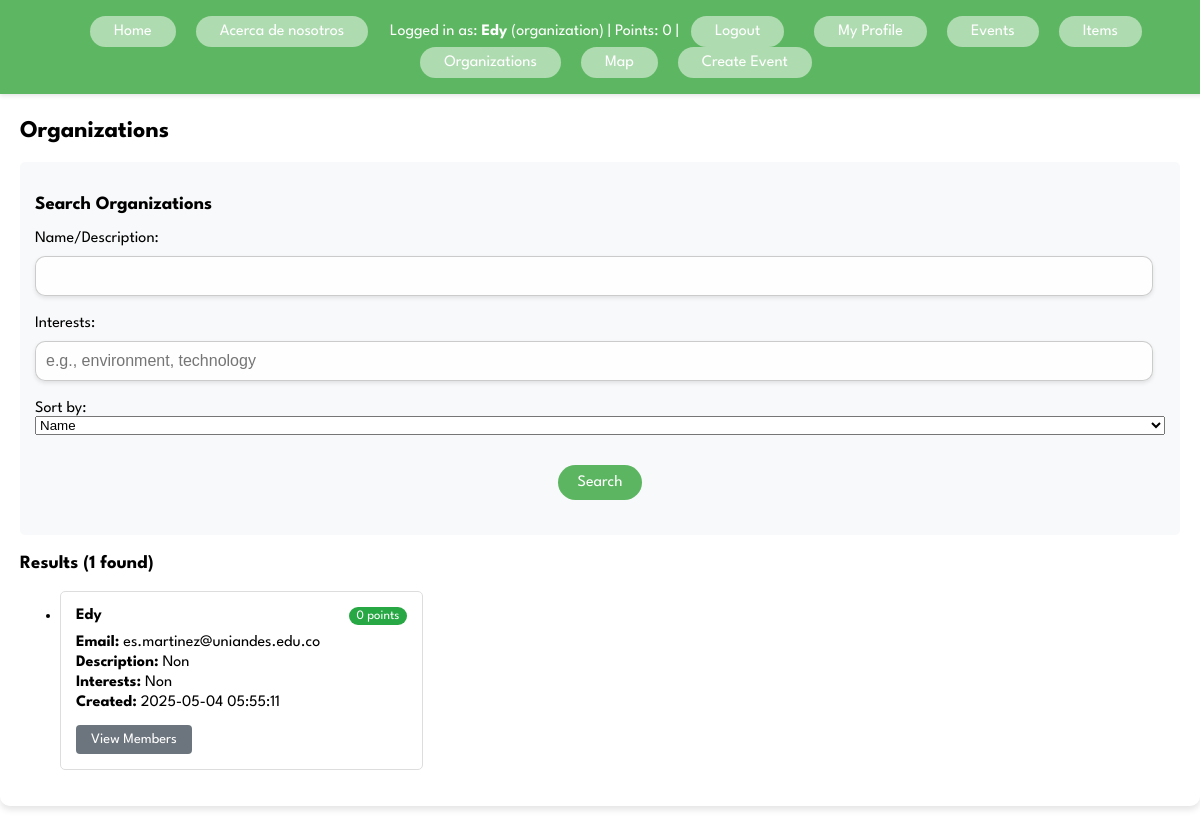
The page /organizations (signed in) on the database its author committed.
### tables this page shows
CREATE TABLE organizations (
                org_id INTEGER PRIMARY KEY AUTOINCREMENT,
                user_type TEXT NOT NULL, --org
                creator_student_code INTEGER,
                password TEXT NOT NULL,
                name TEXT UNIQUE NOT NULL,
                email TEXT UNIQUE NOT NULL,
                description TEXT,
                interests TEXT, --siembra, reciclaje, caridad, enseñanza, software
                points INTEGER DEFAULT 0,
                creation_date TEXT DEFAULT CURRENT_TIMESTAMP
            );

### CV_Pruebas/app.py (the view, shortened to what this page needs)
@app.route('/organizations')
def view_organizations():
    query = request.args.get('q', '')
    interests = request.args.get('interests', '')
    sort_by = request.args.get('sort_by', 'name')
    result = logic.search_orgs_logic(query=query, interests=interests, sort_by=sort_by)
    if result['status'] == 'success':
        orgs = result.get('data', [])
        return render_template('view_organizations.html',
                              orgs=orgs,
                              query=query,
                              interests=interests,
                              sort_by=sort_by)

### CV_Pruebas/app.py (called while the page is built)
@app.context_processor
def inject_session():
    return dict(session=session)

### CV_Pruebas/db_conn.py (called while the page is built)
def create_connection():
    conn = None
    try:
        conn = sqlite3.connect('comunidad_verde.db')
    except sqlite3.Error as e:
        print(f"Error connecting to database: {e}")
    return conn

### CV_Pruebas/logic.py (called while the page is built)
def search_orgs_logic(query=None, interests=None, sort_by=None, user_id=None):
    print(f"Logic: Searching orgs with query='{query}', interests='{interests}', sort_by='{sort_by}', user_id={user_id}")
    orgs = db_operator.search_orgs(query=query, interests=interests, sort_by=sort_by, user_id=user_id)
    if orgs is None:
         return {"status": "error", "message": "Error searching organizations."}
    else:
        return {"status": "success", "data": orgs}

### CV_Pruebas/templates/view_organizations.html (shortened to what this page needs)
{% extends "base.html" %}
{% block content %}
    <h2>Organizations</h2>
    <div class="search-section">
        <h3>Search Organizations</h3>
        <form action="{{ url_for('view_organizations') }}" method="get" class="search-form">
            <div class="form-row">
                <label for="q">Name/Description:</label>
                <input type="text" id="q" name="q" value="{{ query }}">
            </div>
            <div class="form-row">
                <label for="interests">Interests:</label>
                <input type="text" id="interests" name="interests" value="{{ interests }}" placeholder="e.g., environment, technology">
            </div>
            <div class="form-row">
                <label for="sort_by">Sort by:</label>
                <select id="sort_by" name="sort_by">
                    <option value="name" {% if sort_by == 'name' %}selected{% endif %}>Name</option>
                </select>
            </div>
            <button type="submit">Search</button>
        </form>
    </div>
    {% if orgs %}
        <div class="results-section">
            <h3>Results ({{ orgs|length }} found)</h3>
            <ul class="orgs-list">
                {% for org in orgs %}
                    <li class="org-item">
                        <div class="org-header">
                            <h4>{{ org.name }}</h4>
                            <span class="points-badge">{{ org.points }} points</span>
                        </div>
                        <div class="org-details">
                            <p><strong>Email:</strong> {{ org.email }}</p>
                            <p><strong>Description:</strong> {{ org.description }}</p>
                            {% if org.interests %}
                                <p><strong>Interests:</strong> {{ org.interests }}</p>
                            {% endif %}
                            <p><strong>Created:</strong> {{ org.creation_date }}</p>
                        </div>
                        <div class="org-actions">
                            <a href="{{ url_for('view_org_members', org_id=org.org_id) }}" class="view-members-btn">View Members</a>
                        </div>
                    </li>
                {% endfor %}
            </ul>
        </div>
    {% else %}
        <p>No organizations found matching your criteria.</p>
    {% endif %}
{% endblock %}

### CV_Pruebas/templates/base.html (shortened to what this page needs)
<!DOCTYPE html>
<html lang="en">
<head>
    <link rel="stylesheet" href="{{ url_for('static', filename='styles.css') }}">
    <link rel="stylesheet" href="https://unpkg.com/leaflet@1.7.1/dist/leaflet.css" />
</head>
<body data-logged-in="{% if 'entity_type' in session %}true{% else %}false{% endif %}">
    <nav>
        <a href="{{ url_for('index') }}">Home</a>
        <a href="{{ url_for('about') }}">Acerca de nosotros</a>
        {% if 'entity_type' in session %}
            <span class="user-info">
                Logged in as: <strong>{{ session.name }}</strong> ({{ session.entity_type }}) |
                Points: {{ session.points | default('N/A') }} |
                <a href="{{ url_for('logout') }}">Logout</a>
            </span>
            <a href="{{ url_for('profile') }}">My Profile</a>
            <a href="{{ url_for('view_events') }}">Events</a>
            <a href="{{ url_for('view_items') }}">Items</a>
            <a href="{{ url_for('view_organizations') }}">Organizations</a>
            <a href="{{ url_for('view_map') }}">Map</a>
            <a href="{{ url_for('create_event') }}">Create Event</a>
        {% else %}
            <span class="user-info">Not logged in</span>
            <a href="{{ url_for('login') }}">Login</a>
            <a href="{{ url_for('register_user') }}">Register User</a>
        {% endif %}
    </nav>
    <div class="container">
        {% block content %}{% endblock %}
    </div>
</body>
</html>

### CV_Pruebas/static/styles.css (style rules this page uses)
body { margin: 0; padding: 0; font-family: 'League Spartan', sans-serif; background: transparent !important; min-height: 100vh; position: relative; }
h1, h2, h3, p, nav, a, button { font-family: 'League Spartan', sans-serif; }
nav { background-color: rgba(76, 175, 80, 0.9); padding: 1rem; text-align: center; position: fixed; top: 0; width: 100%; z-index: 1000; box-shadow: 0 2px 4px rgba(0,0,0,0.1); }
nav a { display: inline-block; color: white; text-decoration: none; padding: 8px 24px; margin: 0 8px; border-radius: 20px; background-color: rgba(255, 255, 255, 0.5); transition: all 0.3s ease; white-space: nowrap; }
.user-info { color: white; margin: 0 10px; }
.container { position: relative; z-index: 1; background: rgba(255, 255, 255, 0.5); margin: 80px auto; padding: 20px; border-radius: 10px; max-width: 1200px; box-shadow: 0 4px 6px rgba(0, 0, 0, 0.1); min-height: 350px; }
input[type="text"], input[type="password"], textarea { width: 97%; padding: 10px; margin: 10px 0; border: 1px solid rgba(0, 0, 0, 0.2); border-radius: 10px; background: rgba(255, 255, 255, 0.8); box-shadow: 0 2px 4px rgba(0, 0, 0, 0.1); font-size: 16px; outline: none; transition: all 0.3s ease; }
button { display: block; margin: 20px auto; padding: 10px 20px; border: none; border-radius: 20px; background-color: rgba(76, 175, 80, 0.9); color: white; font-size: 16px; cursor: pointer; transition: all 0.3s ease; }

### CV_Pruebas/templates/view_organizations.html (style rules this page uses)
.search-section { background-color: #f8f9fa; padding: 15px; border-radius: 5px; margin-bottom: 20px; }
.search-form { display: flex; flex-direction: column; gap: 10px; }
.form-row { display: flex; flex-direction: column; }
.orgs-list { display: grid; grid-template-columns: repeat(auto-fill, minmax(300px, 1fr)); gap: 15px; }
.org-item { background-color: white; border: 1px solid #ddd; border-radius: 5px; padding: 15px; }
.org-header { display: flex; justify-content: space-between; align-items: center; margin-bottom: 10px; }
.org-header h4 { margin: 0; }
.points-badge { background-color: #28a745; color: white; padding: 3px 8px; border-radius: 10px; font-size: 0.8em; }
.org-details p { margin: 5px 0; }
.org-actions { margin-top: 15px; display: flex; justify-content: space-between; align-items: center; }
.view-members-btn { background-color: #6c757d; color: white; text-decoration: none; padding: 8px 15px; border-radius: 4px; font-size: 0.9em; }

### rows shown on the page
organizations: name "Edy", points "0", email "es.martinez@uniandes.edu.co", description "Non", interests "Non", creation_date "2025-05-04 05:55:11"

### other values the page prints
{{ session.entity_type }} "organization"
{{ session.points | default('N/A') }} "0"
{{ orgs|length }} "1"
